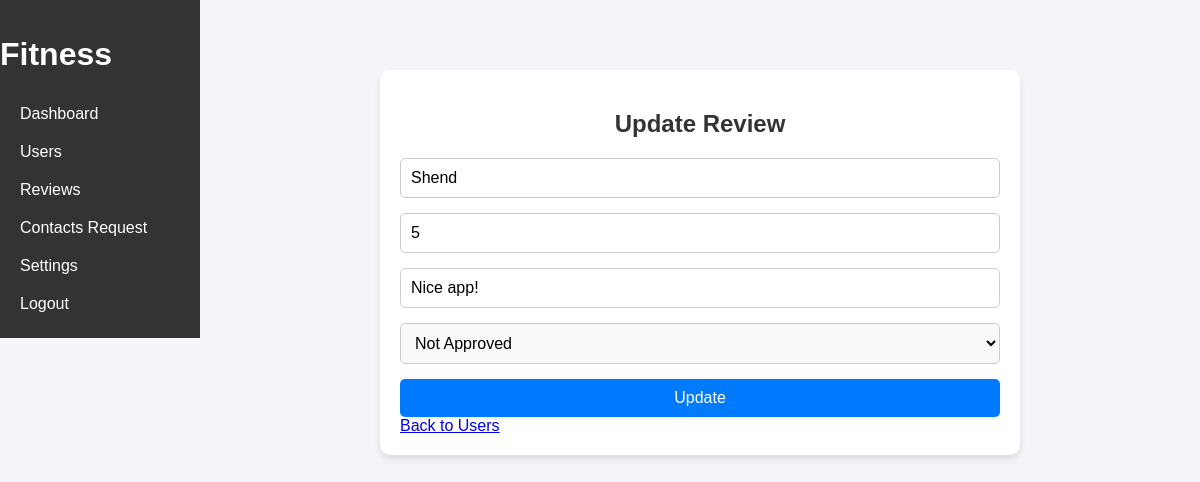
/login/update-review.php?id=1 (signed in), run on the app's committed database.
### tables this page shows
CREATE TABLE `reviews` (
  `id` int(11) NOT NULL,
  `rating` int(11) NOT NULL CHECK (`rating` between 1 and 5),
  `name` varchar(255) NOT NULL,
  `review` text NOT NULL,
  `status` varchar(255) NOT NULL,
  `created_at` timestamp NOT NULL DEFAULT current_timestamp()
);

### login/update-review.php (the view, shortened to what this page needs)
<!DOCTYPE html>
<html lang="en">
<head>
</head>
<body>
    <?php
    $servername = "localhost";
    $username = "root";
    $password = "";
    $dbname = "fitness_app";
    $conn = new mysqli($servername, $username, $password, $dbname);
	$review_id = isset($_GET['id']) ? intval($_GET['id']) : 0;
	$sql = "SELECT * FROM reviews WHERE id = $review_id";
    $result = $conn->query($sql);
    $review = $result->fetch_assoc();
    ?>
<?php include 'sidebar.php'?>
    <div class="content">
        <div class="container">
            <h2>Update Review</h2>
            <form method="POST">
                <input type="text" name="name" value="<?php echo htmlspecialchars($review['name']); ?>" required>
                <input type="number" name="rating" value="<?php echo $review['rating']; ?>" required>
                <input type="text"  name="review" value="<?php echo $review['review']; ?>" required>
                <select name="status" class="role-select" required>
                    <option value="not-approved">Not Approved</option>
                </select>
                <button type="submit">Update</button>
            </form>
            <a href="users.php">Back to Users</a>
        </div>
    </div>
</body>
</html>

### login/update-review.php (style rules this page uses)
body { font-family: Arial, sans-serif; background-color: #f4f4f9; margin: 0; padding: 0; display: flex; }
.content { margin-left: 200px; padding: 20px; flex-grow: 1; }
.container { max-width: 600px; margin: 50px auto; padding: 20px; background: #ffffff; border-radius: 10px; box-shadow: 0 4px 6px rgba(0, 0, 0, 0.1); }
h2 { text-align: center; color: #333; }
form { display: flex; flex-direction: column; }
input, textarea { margin-bottom: 15px; padding: 10px; font-size: 16px; border: 1px solid #ccc; border-radius: 5px; }
button { padding: 10px; font-size: 16px; color: #fff; background-color: #007bff; border: none; border-radius: 5px; cursor: pointer; }
.role-select { margin-bottom: 15px; padding: 10px; font-size: 16px; border: 1px solid #ccc; border-radius: 5px; background-color: #f9f9f9; }

### data on the page
reviews: name "Shend", rating "5", review "Nice app!"
